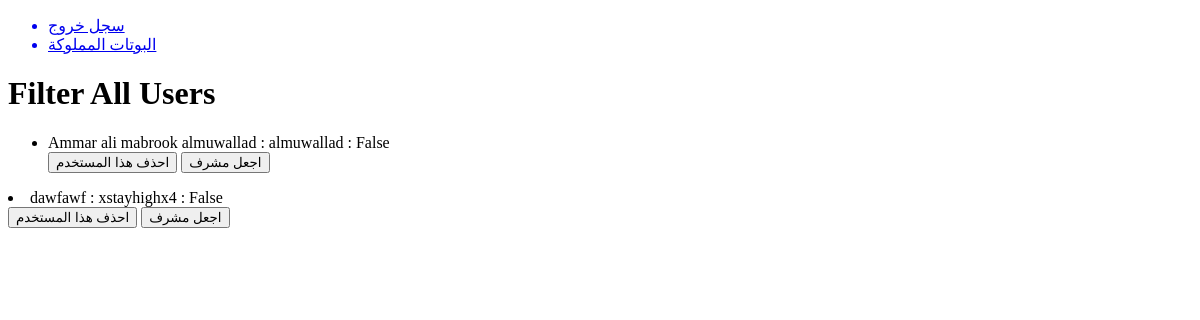
/admin_users (signed in), run on an earlier commit of the app's database.
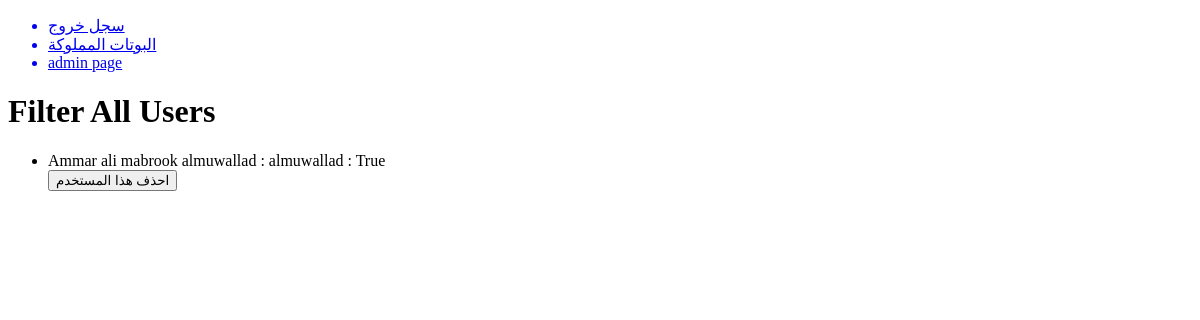
And on a later commit of the database.
### CHATBOT/models.py (models this page shows, shortened)
class User(db.Model, UserMixin):
    id = db.Column(db.Integer, primary_key=True)
    username = db.Column(db.String(60), unique=True, nullable=False)
    password = db.Column(db.String(255), nullable=False)
    email = db.Column(db.String(255), nullable=False, unique=True)
    number = db.Column(db.String(20), nullable=False, unique=True)
    full_name = db.Column(db.String(255), nullable=False, unique=True)
    bots = db.relationship("BotModel", backref="user", cascade="all,delete")
    is_admin = db.Column(db.Boolean, default=False)
    rank = db.Column(db.String(255), nullable=True)
    create_date = db.Column(db.DateTime, nullable=False, default=datetime.utcnow)
    update_date = db.Column(db.DateTime, nullable=False, default=datetime.utcnow)

### CHATBOT/routes.py (the view)
@app.route('/admin_users')
@login_required
def admin_users():
    users = User.query.all()
    return render_template("admin_users.html", users=users)

### CHATBOT/models.py (called while the page is built)
@login_manager.user_loader
def load_user(user_id):
    return User.query.get(user_id)

### CHATBOT/routes.py (called while the page is built)
@app.context_processor
def utility_processor():
    def get_text(tag, language_list):
        return next(x.get("description") for x in language_list if x.get("tag") == tag)
    return dict(get_text=get_text)

### CHATBOT/templates/admin_users.html
{% extends "layout.html" %}
{% block content %}
    <h1>Filter All Users</h1>
    <ul>
        {% for user in users %}
        <li>{{ user.full_name }} : {{ user.username }} : {{ user.is_admin }}</li>
        <a href="{{ url_for('admin_delete_user',  user_id=user.id) }}"><button type="button">احذف هذا المستخدم</button></a>
        {% if not user.is_admin %}
        <a href="{{ url_for('admin_promote_user',  user_id=user.id) }}"><button type="button">اجعل مشرف</button></a>
        {% endif %}
    </ul>
        {% endfor %}
{% endblock %}

### CHATBOT/templates/layout.html (shortened to what this page needs)
<!DOCTYPE html>
<html lang="en">
<head>
</head>
<body>
    <ul>
        {% if current_user.is_authenticated %}
        <a href="{{ url_for('logout') }}"><li>سجل خروج</li></a>
        <a href="{{ url_for('bots') }}"><li>البوتات المملوكة</li></a>
        {% if current_user.is_admin %}
        <a href="{{ url_for('admin') }}"><li>admin page</li></a>
        {% endif %}
        {% else %}
        <a href="{{ url_for('login') }}"><li>سجل دخول</li></a>
        {% endif %}
    </ul>
    {% block content %}
    {% endblock %}
</body>
</html>

What changed in the data, as far as the page shows it:
removed User: full_name "dawfawf", username "xstayhighx4", is_admin "False"
changed User "Ammar ali mabrook almuwallad": is_admin "False" → "True"; no longer shows "اجعل مشرف"
Also different on the page:
text now shown: "admin page"
